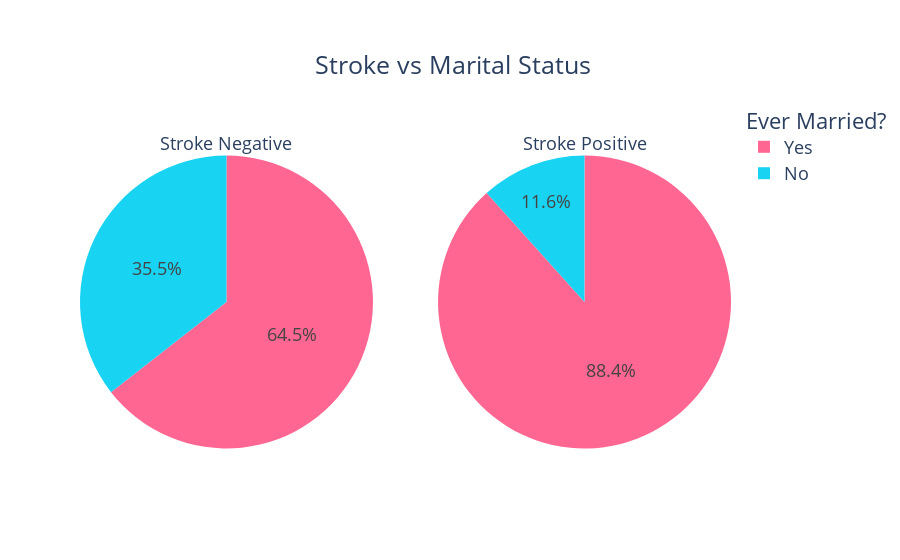

Here is the notebook cell this chart was saved with:
### Markdown cell above
<h4 style = "background-color: white; color : #F6416C; font-size: 20px; font-family:Lucida Sans; font-weight: 3; border-radius: 75px 150px; text-align: left"> 2.5 Marriage and stroke- effects of marriage on stroke?</h4>

### Code cell
counts0 = Counter(df[df['stroke']==0]['ever_married'])
counts1 = Counter(df[df['stroke']==1]['ever_married'])
fig = make_subplots(rows=1, cols=2, specs=[[{"type": "pie"}, {"type": "pie"}]])

fig.add_trace(go.Pie(
     values=[item[1] for item in sorted(counts0.items())],
     labels=[item[0] for item in sorted(counts0.items())],
     domain=dict(x=[0, 0.5]),
     name="Stroke Negative",title='Stroke Negative'), 
     row=1, col=1)
fig.update_traces(marker=dict(colors=['#19D3F3', '#FF6692']))
fig.add_trace(go.Pie(
     values=[item[1] for item in sorted(counts1.items())],
     labels=[item[0] for item in sorted(counts1.items())],
     domain=dict(x=[0.5, 1.0]),
     name="Stroke Positive",title='Stroke Positive'),
    row=1, col=2)

fig.update_layout(
    title={'text':'Stroke vs Marital Status','xanchor':'left','yanchor': 'top','y':0.9,'x':0.35},
    xaxis_title="X Axis Title",
    yaxis_title="Y Axis Title",
    legend_title="Ever Married?",
    font=dict(size=18)
)

fig.show()

### Figure 1 — Plotly figure (JSON) as saved in the notebook; plotly's stock layout.template omitted (floating-point values rounded to 4 significant figures)
{"data": [{"domain": {"x": [0.0, 0.45], "y": [0.0, 1.0]}, "labels": ["No", "Yes"], "marker": {"colors": ["#19D3F3", "#FF6692"]}, "name": "Stroke Negative", "title": {"text": "Stroke Negative"}, "type": "pie", "values": [1728, 3133]}, {"domain": {"x": [0.55, 1.0], "y": [0.0, 1.0]}, "labels": ["No", "Yes"], "name": "Stroke Positive", "title": {"text": "Stroke Positive"}, "type": "pie", "values": [29, 220]}], "layout": {"font": {"size": 18}, "legend": {"title": {"text": "Ever Married?"}}, "title": {"text": "Stroke vs Marital Status", "x": 0.35, "xanchor": "left", "y": 0.9, "yanchor": "top"}, "xaxis": {"title": {"text": "X Axis Title"}}, "yaxis": {"title": {"text": "Y Axis Title"}}}}
